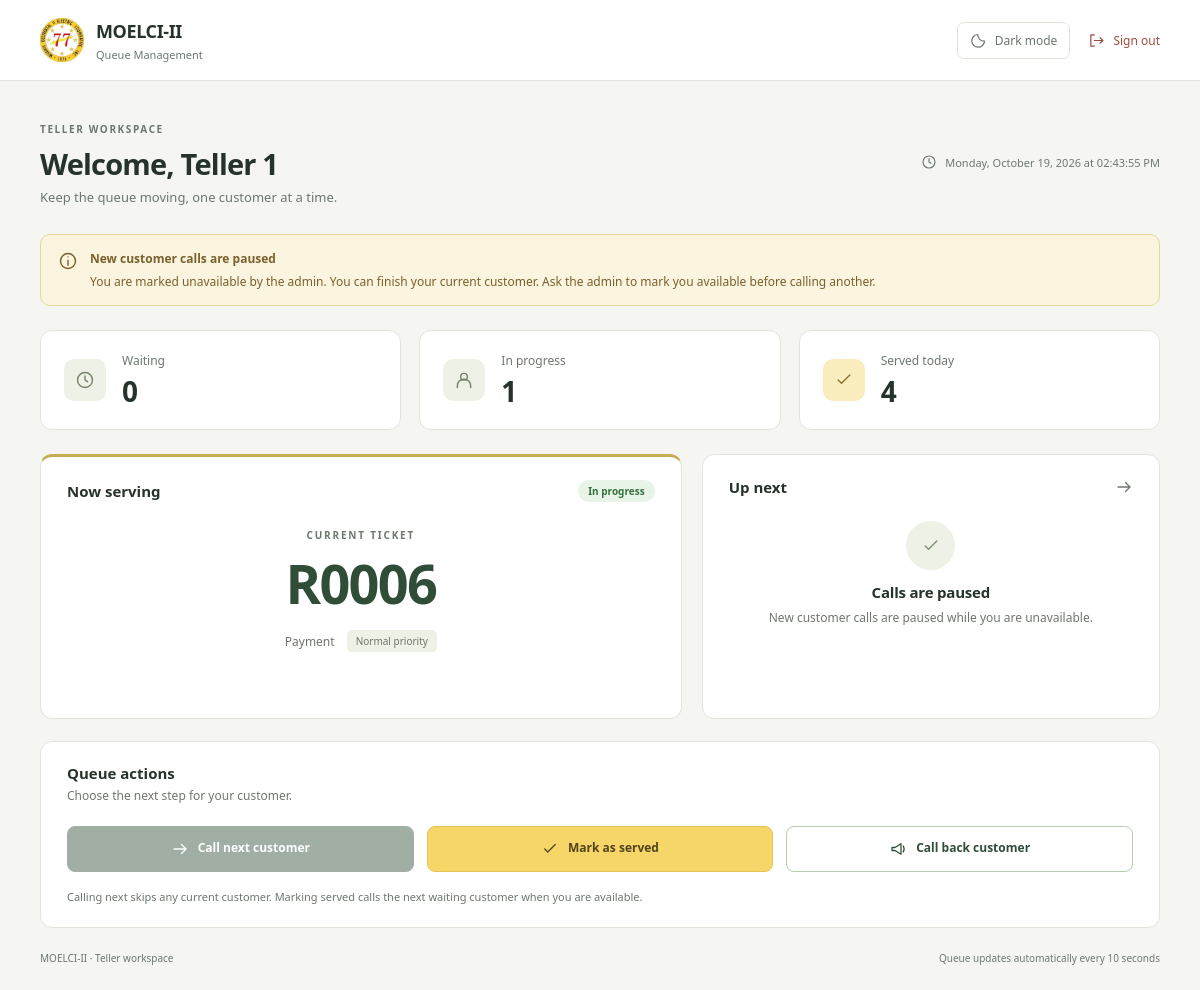
Page /teller/teller_dashboard.php (signed in) on the committed database.
### tables this page shows
CREATE TABLE `queue_tickets` (
  `ticket_id` int(11) NOT NULL,
  `ticket_number` varchar(20) NOT NULL,
  `service_id` int(11) NOT NULL,
  `customer_id` int(11) DEFAULT NULL,
  `customer_name` varchar(100) DEFAULT NULL,
  `status` enum('waiting','in_progress','completed','cancelled','skipped') DEFAULT 'waiting',
  `priority` enum('low','normal','high') DEFAULT 'normal',
  `created_at` timestamp NOT NULL DEFAULT current_timestamp(),
  `called_at` timestamp NULL DEFAULT NULL,
  `completed_at` timestamp NULL DEFAULT NULL,
  `assigned_user_id` int(11) DEFAULT NULL,
  `customer_type` enum('regular','pwd') NOT NULL DEFAULT 'regular'
);

CREATE TABLE `services` (
  `service_id` int(11) NOT NULL,
  `service_name` varchar(100) NOT NULL,
  `is_active` tinyint(1) DEFAULT 1
);

### teller/includes/teller_bootstrap.php (called while the page is built, shortened)
<?php
require_once __DIR__ . '/../../includes/db_connection.php';
require_once __DIR__ . '/../../includes/teller_queue.php';
$user_id = (int) $_SESSION['user_id'];
$teller_name = $_SESSION['first_name'] . ' ' . $_SESSION['last_name'];
try {
    $isAction = $_SERVER['REQUEST_METHOD'] === 'POST'
        && (isset($_POST['call_next']) || isset($_POST['mark_served']) || isset($_POST['callback_current']));
    $stmt = $pdo->prepare("SELECT qt.*, s.service_name,
        COALESCE(CONCAT(u.first_name, ' ', u.last_name), qt.customer_name) AS customer_name
        FROM queue_tickets qt
        JOIN services s ON s.service_id = qt.service_id
        LEFT JOIN users u ON u.user_id = qt.customer_id
        WHERE qt.assigned_user_id = ? AND qt.status = 'in_progress'
        ORDER BY qt.called_at DESC LIMIT 1" . ($isAction ? ' FOR UPDATE' : ''));
    $stmt->execute([$user_id]);
    $current = $stmt->fetch(PDO::FETCH_ASSOC);
    $teller_available = isTellerAvailable($pdo, $user_id);
    $next = getNextQueue($pdo, $user_id);
    $stats = getTellerStats($pdo, $user_id);
} catch (PDOException $e) {
    if ($pdo->inTransaction()) $pdo->rollBack();
    error_log('Teller queue error: ' . $e->getMessage());
    http_response_code(500);
    die('Unable to load or update the teller queue. Please try again.');
}

### includes/teller_queue.php (called while the page is built, shortened)
<?php
function isTellerAvailable($pdo, $userId) {
    $stmt = $pdo->prepare("SELECT COUNT(*) FROM users u
        JOIN roles r ON r.role_id = u.role_id
        JOIN teller_availability ta ON ta.user_id = u.user_id
        WHERE u.user_id = ? AND u.is_active = 1 AND r.role_name = 'Teller'
          AND ta.is_available = 1
          AND ta.last_seen >= DATE_SUB(NOW(), INTERVAL " . TELLER_OFFLINE_SECONDS . " SECOND)");
    $stmt->execute([$userId]);
    return (bool) $stmt->fetchColumn();
}
function getTellerQueueRule($userId) {
    $rules = [
        5  => ['service' => 'Payment', 'type' => 'regular', 'priority_teller' => 8, 'priority_teller_name' => 'Teller 2'],
        8  => ['service' => 'Payment', 'type' => 'pwd_fallback'],
        10 => ['service' => 'Billing', 'type' => 'regular', 'priority_teller' => 11, 'priority_teller_name' => 'Teller 4'],
        11 => ['service' => 'Billing', 'type' => 'pwd_fallback'],
    ];
    return $rules[$userId] ?? null;
}
function getTellerCustomerTypes($pdo, $userId) {
    $rule = getTellerQueueRule($userId);
    if (!$rule || !isTellerAvailable($pdo, $userId)) return [];
    $canServePwd = $rule['type'] === 'pwd_fallback'
        || (isset($rule['priority_teller']) && !isTellerAvailable($pdo, $rule['priority_teller']));
    return $canServePwd ? ['pwd', 'regular'] : ['regular'];
}
function getNextQueue($pdo, $userId, $lock = false) {
    $rule = getTellerQueueRule($userId);
    $types = getTellerCustomerTypes($pdo, $userId);
    if (!$types) return null;
    $placeholders = implode(',', array_fill(0, count($types), '?'));
    $stmt = $pdo->prepare("SELECT qt.*, s.service_name
        FROM queue_tickets qt JOIN services s ON s.service_id = qt.service_id
        WHERE qt.status = 'waiting' AND qt.customer_type IN ($placeholders)
          AND s.service_name LIKE ?
        ORDER BY CASE WHEN qt.customer_type = 'pwd' THEN 0 ELSE 1 END,
                 qt.created_at ASC, qt.ticket_id ASC
        LIMIT 1" . ($lock ? ' FOR UPDATE' : ''));
    $stmt->execute(array_merge($types, ['%' . $rule['service'] . '%']));
    return $stmt->fetch(PDO::FETCH_ASSOC);
}
function getTellerStats($pdo, $userId) {
    $stats = ['waiting_count' => 0, 'in_progress_count' => 0, 'completed_today' => 0];
    $types = getTellerCustomerTypes($pdo, $userId);
    $stmt = $pdo->prepare("SELECT
        COUNT(CASE WHEN status = 'in_progress' THEN 1 END) AS in_progress_count,
        COUNT(CASE WHEN status = 'completed' AND DATE(completed_at) = CURDATE() THEN 1 END) AS completed_today
        FROM queue_tickets WHERE assigned_user_id = ?");
    $stmt->execute([$userId]);
    return array_merge($stats, array_map('intval', $stmt->fetch(PDO::FETCH_ASSOC)));
}

### teller/partials/dashboard_body.php (the view, shortened to what this page needs)
<body class="teller-app">
    <header class="workspace-bar">
        <div class="brand"><img src="../assets/imgs/moelci_logo.png" alt="MOELCI-II logo" width="44" height="44"><div><strong>MOELCI-II</strong><span>Queue Management</span></div></div>
        <div class="workspace-tools">
            <button type="button" id="theme-toggle" class="theme-toggle" role="switch" aria-checked="false" aria-label="Dark mode" hidden><svg class="icon" aria-hidden="true"><use id="theme-icon" href="#icon-moon"></use></svg><span>Dark mode</span></button>
            <a href="../includes/logout.php" data-confirm-click="Sign out of your account?" class="logout-link" aria-label="Sign out"><svg class="icon" aria-hidden="true"><use href="#icon-logout"></use></svg><span>Sign out</span></a>
        </div>
    </header>
    <main class="dashboard-container">
        <div class="page-heading"><div><span class="eyebrow">TELLER WORKSPACE</span><h1>Welcome, <?php echo htmlspecialchars($teller_name); ?></h1><p>Keep the queue moving, one customer at a time.</p></div><div class="datetime-block"><svg class="icon" aria-hidden="true"><use href="#icon-clock"></use></svg><span id="datetime"></span></div></div>
        <?php if (!$teller_available): ?>
            <div class="queue-notice notice-warning" role="status"><svg class="icon" aria-hidden="true"><use href="#icon-info"></use></svg><div><strong>New customer calls are paused</strong><p>You are marked unavailable by the admin. You can finish your current customer. Ask the admin to mark you available before calling another.</p></div></div>
        <?php endif; ?>
        <section class="stats-grid" aria-label="Today's queue statistics">
            <div class="stat-card"><span class="stat-icon"><svg class="icon" aria-hidden="true"><use href="#icon-clock"></use></svg></span><div><span class="stat-label">Waiting</span><strong class="stat-number"><?php echo (int) ($stats['waiting_count'] ?? 0); ?></strong></div></div>
            <div class="stat-card"><span class="stat-icon"><svg class="icon" aria-hidden="true"><use href="#icon-user"></use></svg></span><div><span class="stat-label">In progress</span><strong class="stat-number"><?php echo (int) ($stats['in_progress_count'] ?? 0); ?></strong></div></div>
            <div class="stat-card"><span class="stat-icon stat-completed"><svg class="icon" aria-hidden="true"><use href="#icon-check"></use></svg></span><div><span class="stat-label">Served today</span><strong class="stat-number"><?php echo (int) ($stats['completed_today'] ?? 0); ?></strong></div></div>
        </section>
        <div class="queue-grid">
            <section class="now-serving queue-card" aria-labelledby="current-title">
                <div class="card-heading"><h2 id="current-title">Now serving</h2><span class="status-chip <?php echo $current ? 'status-active' : ''; ?>"><?php echo $current ? 'In progress' : 'Idle'; ?></span></div>
                <?php if ($current): ?>
                    <span class="ticket-caption">CURRENT TICKET</span>
                    <div class="ticket-number"><?php echo htmlspecialchars($current['ticket_number']); ?></div>
                    <div class="ticket-details"><span><?php echo htmlspecialchars($current['service_name']); ?></span><span class="priority-chip priority-<?php echo $current['priority'] === 'high' ? 'high' : 'normal'; ?>"><?php echo htmlspecialchars(ucfirst($current['priority'])); ?> priority</span></div>
                <?php else: ?>
                    <div class="empty-symbol"><svg class="icon" aria-hidden="true"><use href="#icon-user"></use></svg></div><h3>Ready for the next customer</h3><p class="empty-description">No customer is currently being served.</p>
                <?php endif; ?>
            </section>
            <section class="next-customer queue-card" aria-labelledby="next-title">
                <div class="card-heading"><h2 id="next-title">Up next</h2><svg class="icon" aria-hidden="true"><use href="#icon-next"></use></svg></div>
                <?php if ($next): ?>
                    <span class="ticket-caption">NEXT TICKET</span><div class="next-ticket-number" id="nextTicketNumber"><?php echo htmlspecialchars($next['ticket_number']); ?></div>
                    <p class="next-service"><?php echo htmlspecialchars($next['service_name']); ?></p><p class="queue-hint">Call this ticket when you are ready.</p>
                <?php else: ?>
                    <div class="empty-symbol"><svg class="icon" aria-hidden="true"><use href="#icon-check"></use></svg></div><h3><?php echo $teller_available ? 'Your queue is clear' : 'Calls are paused'; ?></h3><p class="empty-description"><?php echo $teller_available ? 'No customers are waiting for your services.' : 'New customer calls are paused while you are unavailable.'; ?></p>
                <?php endif; ?>
            </section>
        </div>
        <section class="actions-panel" aria-labelledby="actions-title"><div class="actions-heading"><h2 id="actions-title">Queue actions</h2><p>Choose the next step for your customer.</p></div>
            <form method="POST" class="buttons" id="actionForm">
                <button type="submit" name="call_next" data-confirm="<?php echo $current ? ($next ? 'Skip the current customer and call the next?' : 'Skip the current customer?') : 'Call the next customer?'; ?>" class="queue-button btn-call" <?php echo (!$teller_available || (!$next && !$current)) ? 'disabled' : ''; ?>><svg class="icon" aria-hidden="true"><use href="#icon-next"></use></svg>Call next customer</button>
                <button type="submit" name="mark_served" data-confirm="<?php echo ($next && $teller_available) ? 'Mark this customer as served and call the next?' : 'Mark this customer as served?'; ?>" class="queue-button btn-served" <?php echo !$current ? 'disabled' : ''; ?>><svg class="icon" aria-hidden="true"><use href="#icon-check"></use></svg>Mark as served</button>
                <button type="submit" name="callback_current" data-confirm="Call this customer again?" class="queue-button btn-callback" <?php echo !$current ? 'disabled' : ''; ?>><svg class="icon" aria-hidden="true"><use href="#icon-call"></use></svg>Call back customer</button>
            </form>
            <p class="action-note">Calling next skips any current customer. Marking served calls the next waiting customer when you are available.</p>
        </section>
        <footer class="workspace-footer"><span>MOELCI-II · Teller workspace</span><span>Queue updates automatically every 10 seconds</span></footer>
    </main>

### rows in the picture
queue_tickets: ticket_number "R0006", service.service_name "Payment", priority "Normal"

### other values in the picture
$teller_name "Teller 1"
$stats['waiting_count'] "0"
$stats['in_progress_count'] "1"
$stats['completed_today'] "4"
